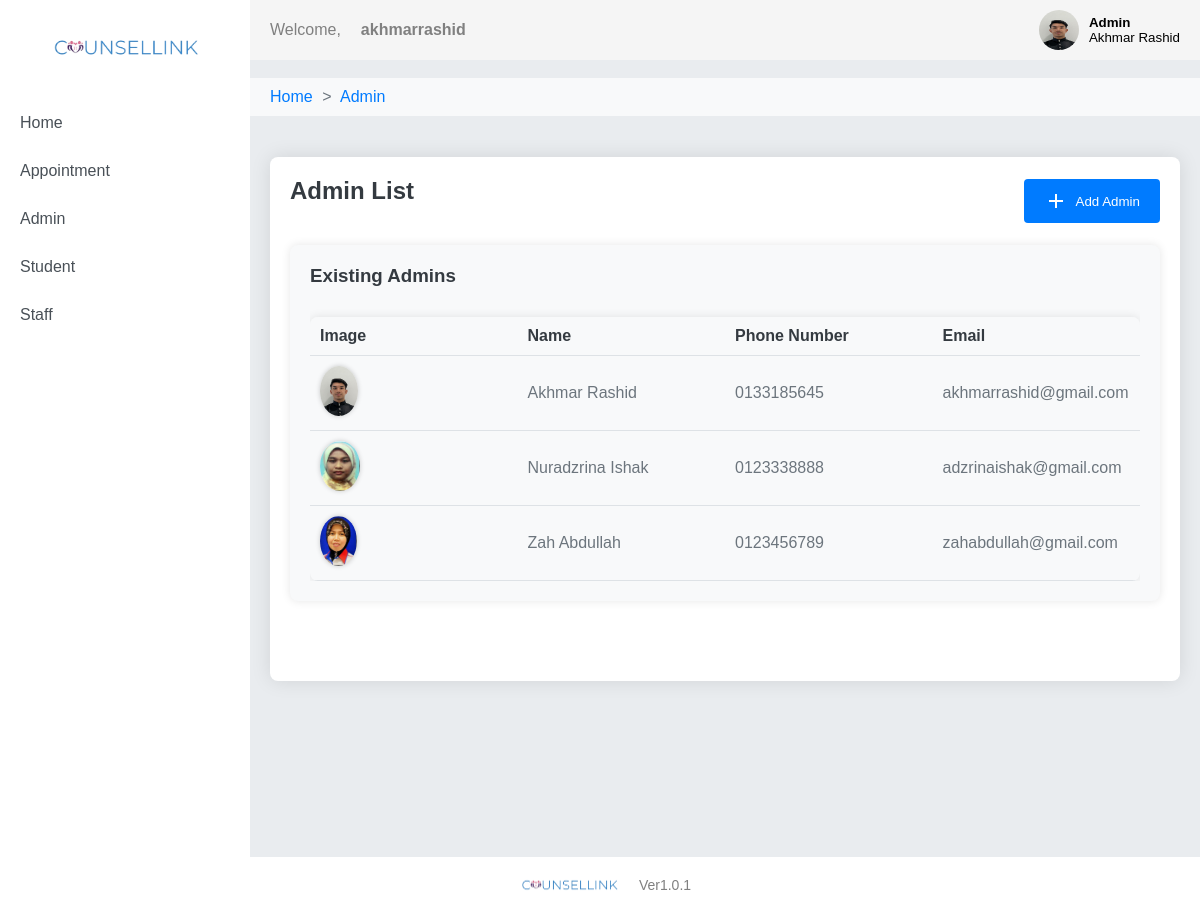
The page /admin-list/ (signed in) on the database its author committed.
### website/models.py (models this page shows, shortened)
class Admin(models.Model):
    user = models.OneToOneField(User, on_delete=models.CASCADE)
    adminPhoneno = models.CharField(max_length=12,null=True)
    adminImage = models.ImageField(upload_to="admin_images/",null=True,blank=True,default=default_admin_image)
    @property
    def adminName(self):
        return f"{self.user.first_name} {self.user.last_name}"

### website/views.py (the view)
# urls.py: path('admin-list/', views.admin_list, name='admin_list'),
@login_required
def admin_list(request):
    admins = Admin.objects.all()
    context = {
        'admins': admins,
        'admin': request.user.admin
    }
    return render(request, 'admin/adminList.html', context)

### website/templates/admin/adminList.html (shortened to what this page needs)
{% load static %}
<!DOCTYPE html>
<html lang="en">
<head>
    <link href="{% static 'css/style.css' %}" rel="stylesheet">
    <link href="{% static 'css/admin.css' %}" rel="stylesheet">
</head>
<body>
    <header>
        <nav>
            <div class="nav-left">
                <p>Welcome,</p>
                <p><strong>{{ user.username }}</strong></p>
            </div>
            <div class="nav-right">
                <div class="dropdown_profile">
                    <button onclick="toggleDropdown()">
                        {% if user.admin.adminImage %}
                            <img src="{{ user.admin.adminImage.url }}">
                        {% else %}
                            <img src="{% static 'img/default.png' %}">
                        {% endif %}
                        <div class="profile-details">
                            <p><strong>Admin</strong></p>
                            <p>{{ user.get_full_name }}</p>
                        </div>
                    </button>
                </div>
            </div>
        </nav>
    </header>
    <br>
    <div class="breadcrumb-wrapper">
        <div class="breadcrumb">
            <a href="{% url 'dashboard_admin' %}">Home</a> <span>&gt;</span>
            <a href="{% url 'admin_list' %}">Admin</a>
        </div>
    </div>
    <div class="sidenav">
        <div class="sidenav-logo">
            <img src="{% static 'img/CounselLinkLogo.png' %}" alt="CounselLink Logo">
        </div>
        <a href="{% url 'dashboard_admin' %}" class="sidenav-item">Home</a>
        <a href="{% url 'manage_appointment' %}" class="sidenav-item">Appointment</a>
        <a href="{% url 'admin_list' %}" class="sidenav-item">Admin</a>
        <a href="{% url 'student_list' %}" class="sidenav-item">Student</a>
        <a href="{% url 'staff_list' %}" class="sidenav-item">Staff</a>
    </div>
    <div class="main">
        <div class="main-content">
            <div class="header-container">
                <h2>Admin List</h2>
                <button class="add-button" onclick="redirectToCreateAdmin()">
                    <svg xmlns="http://www.w3.org/2000/svg" viewBox="0 0 24 24"><path d="M19 13H13V19H11V13H5V11H11V5H13V11H19V13Z"/></svg>
                    Add Admin</button>
            </div>
            <div class="section-container">
                <div class="section">
                    <h3>Existing Admins</h3>
                    <div class="section-content">
                        <table class="admin-table">
                            <thead>
                                <tr>
                                    <th>Image</th>
                                    <th>Name</th>
                                    <th>Phone Number</th>
                                    <th>Email</th>
                                </tr>
                            </thead>
                            <tbody>
                                {% for admin in admins %}
                                <tr onclick="redirectToAdminDetail('{{ admin.user.username }}')" style="cursor: pointer;">
                                    <td>
                                            {% if admin.adminImage %}
                                                <img src="{{ admin.adminImage.url }}" alt="Admin Image" class="admin-image">
                                            {% else %}
                                                <img src="{% static 'img/default.png' %}" alt="Default Image" class="admin-image">
                                            {% endif %}
                                        </td>
                                        <td>{{ admin.adminName }}</td>
                                        <td>{{ admin.adminPhoneno }}</td>
                                        <td>{{ admin.user.email }}</td>
                                    </tr>
                                {% endfor %}
                            </tbody>
                        </table>
                    </div>
                </div>
            </div>
        </div>
    </div>
    <footer class="footer">
        <div class="footer-content flex justify-center items-center">
            <img class="footer-logo" src="{% static 'img/CounselLinkLogo.png' %}" alt="logo">
            <p class="footer-version">Ver1.0.1</p>
        </div>
    </footer>
</body>
</html>

### website/static/css/style.css (style rules this page uses)
* { margin: 0; padding: 0; box-sizing: border-box; }
body, html { height: 100%; margin: 0; padding: 0; display: flex; flex-direction: column; }
body { font-family: Arial, sans-serif; background-color: #e9ecef; }
.sidenav { height: 100%; width: 250px; position: fixed; top: 0; left: 0; background-color: white; padding-top: 20px; color: white; }
.sidenav-logo { text-align: center; margin-bottom: 20px; }
.sidenav-logo img { width: 180px; height: auto; }
.sidenav-item { padding: 15px 20px; text-decoration: none; color: #495057; display: block; transition: background-color 0.3s ease; }
.footer { background-color: white; color: gray; text-align: center; padding: 10px 0; position: relative; bottom: 0; width: 100%; flex-shrink: 0; }
.footer-content { display: flex; justify-content: center; align-items: center; }
.footer-logo { width: 120px; height: auto; margin-right: 10px; }
.footer-version { font-size: 14px; }
.main { flex: 1; margin-left: 250px; padding: 20px; min-height: calc(100vh - 40px - 20px); box-sizing: border-box; }
.main-content { margin: 0 auto; background-color: #fff; padding: 20px; border-radius: 8px; box-shadow: 0 0 20px rgba(0, 0, 0, 0.1); margin-top: 20px; }
.main-content h2 { color: #343a40; margin-bottom: 20px; }
.section-container { display: flex; justify-content: space-between; margin-top: 20px; }
.section { flex: 0 0 100%; background-color: #f8f9fa; padding: 20px; margin-bottom: 20px; border-radius: 8px; box-shadow: 0 0 10px rgba(0, 0, 0, 0.1); }
.section h3 { color: #343a40; margin-bottom: 10px; }
.section-content { color: #6c757d; overflow-x: auto; }
header { background-color: whitesmoke; color: gray; padding: 10px 20px; position: fixed; width: calc(100% - 250px); left: 250px; top: 0; z-index: 1000; }
nav { display: flex; justify-content: space-between; align-items: center; }
.nav-left, .nav-right { display: flex; align-items: center; }
.nav-left p { margin-right: 20px; }
.nav-right { display: flex; align-items: center; }
.nav-right img { width: 40px; height: 40px; border-radius: 50%; margin-right: 10px; }
.nav-right div { text-align: left; }
.nav-right div p { margin: 0; }
.breadcrumb-wrapper { margin-top: 60px; width: calc(100% - 250px); left: 250px; position: relative; z-index: 900; }
.breadcrumb { background-color: #f8f9fa; padding: 10px 20px; border-bottom: 1px solid #e9ecef; position: relative; z-index: 910; }
.breadcrumb a { color: #007bff; text-decoration: none; margin-right: 5px; }
.breadcrumb span { margin-right: 5px; color: #6c757d; }
.dropdown_profile { position: relative; }
.dropdown_profile button { display: flex; align-items: center; background: none; border: none; cursor: pointer; }
.dropdown_profile .profile-details { display: flex; flex-direction: column; }
.dropdown_profile .profile-details p { margin: 0; }
.dropdown_profile button img { width: 40px; height: 40px; border-radius: 50%; margin-right: 10px; }
.dropdown_profile button div { text-align: left; }

### website/static/css/admin.css (style rules this page uses)
.admin-table { width: 100%; border-collapse: collapse; margin-top: 20px; box-shadow: 0 0 10px rgba(0, 0, 0, 0.1); border-radius: 8px; overflow: hidden; table-layout: fixed; }
.admin-table th, .admin-table td { padding: 10px; text-align: left; border-bottom: 1px solid #dee2e6; word-wrap: break-word; }
.admin-table th { background-color: #f8f9fa; color: #343a40; }
.admin-image, .staff-image, .student-image { max-width: 50px; max-height: 50px; border-radius: 50%; box-shadow: 0 0 5px rgba(0, 0, 0, 0.2); }
.header-container { display: flex; justify-content: space-between; align-items: center; margin-bottom: 20px; }
.add-button { padding: 10px 20px; background-color: #007bff; color: white; border: none; border-radius: 4px; cursor: pointer; display: flex; align-items: center; transition: background-color 0.3s ease; }
.add-button svg { margin-right: 8px; width: 24px; height: 24px; fill: white; }
.section-container { margin-bottom: 40px; }

### rows shown on the page
Admin: adminImage (picture), adminName "Akhmar Rashid", adminPhoneno "0133185645", user.email "akhmarrashid@gmail.com"
Admin: adminImage (picture), adminName "Nuradzrina Ishak", adminPhoneno "0123338888", user.email "adzrinaishak@gmail.com"
Admin: adminImage (picture), adminName "Zah Abdullah", adminPhoneno "0123456789", user.email "zahabdullah@gmail.com"

### other values the page prints
{{ user.username }} "akhmarrashid"
{{ user.get_full_name }} "Akhmar Rashid"
